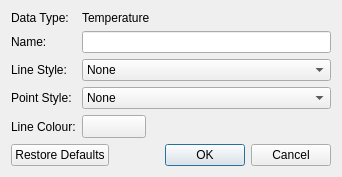
<?xml version="1.0" encoding="UTF-8"?>
<ui version="4.0">
 <class>GraphStyleDialog</class>
 <widget class="QDialog" name="GraphStyleDialog">
  <property name="geometry">
   <rect>
    <x>0</x>
    <y>0</y>
    <width>342</width>
    <height>171</height>
   </rect>
  </property>
  <property name="windowTitle">
   <string>Graph Style</string>
  </property>
  <property name="windowIcon">
   <iconset resource="../resources.qrc">
    <normaloff>:/icons/chart-edit</normaloff>:/icons/chart-edit</iconset>
  </property>
  <layout class="QGridLayout" name="gridLayout">
   <item row="0" column="0">
    <layout class="QFormLayout" name="formLayout">
     <item row="0" column="0">
      <widget class="QLabel" name="label">
       <property name="text">
        <string>Data Type:</string>
       </property>
      </widget>
     </item>
     <item row="0" column="1">
      <widget class="QLabel" name="lblColumnType">
       <property name="text">
        <string>Temperature</string>
       </property>
      </widget>
     </item>
     <item row="1" column="0">
      <widget class="QLabel" name="label_3">
       <property name="text">
        <string>Name:</string>
       </property>
      </widget>
     </item>
     <item row="1" column="1">
      <widget class="QLineEdit" name="leName"/>
     </item>
     <item row="2" column="0">
      <widget class="QLabel" name="label_4">
       <property name="text">
        <string>Line Style:</string>
       </property>
      </widget>
     </item>
     <item row="2" column="1">
      <widget class="QComboBox" name="cbLineStyle">
       <item>
        <property name="text">
         <string>None</string>
        </property>
       </item>
       <item>
        <property name="text">
         <string>Line</string>
        </property>
       </item>
       <item>
        <property name="text">
         <string>Step Left</string>
        </property>
       </item>
       <item>
        <property name="text">
         <string>Step Right</string>
        </property>
       </item>
       <item>
        <property name="text">
         <string>Step Center</string>
        </property>
       </item>
       <item>
        <property name="text">
         <string>Impulse</string>
        </property>
       </item>
      </widget>
     </item>
     <item row="3" column="0">
      <widget class="QLabel" name="label_5">
       <property name="text">
        <string>Point Style:</string>
       </property>
      </widget>
     </item>
     <item row="3" column="1">
      <widget class="QComboBox" name="cbPointStyle">
       <item>
        <property name="text">
         <string>None</string>
        </property>
       </item>
       <item>
        <property name="text">
         <string>Dot</string>
        </property>
       </item>
       <item>
        <property name="text">
         <string>Cross</string>
        </property>
        <property name="icon">
         <iconset resource="../resources.qrc">
          <normaloff>:/icons/scatter_style/ssCross</normaloff>:/icons/scatter_style/ssCross</iconset>
        </property>
       </item>
       <item>
        <property name="text">
         <string>Plus</string>
        </property>
        <property name="icon">
         <iconset resource="../resources.qrc">
          <normaloff>:/icons/scatter_style/ssPlus</normaloff>:/icons/scatter_style/ssPlus</iconset>
        </property>
       </item>
       <item>
        <property name="text">
         <string>Circle</string>
        </property>
        <property name="icon">
         <iconset resource="../resources.qrc">
          <normaloff>:/icons/scatter_style/ssCircle</normaloff>:/icons/scatter_style/ssCircle</iconset>
        </property>
       </item>
       <item>
        <property name="text">
         <string>Disc</string>
        </property>
        <property name="icon">
         <iconset resource="../resources.qrc">
          <normaloff>:/icons/scatter_style/ssDisc</normaloff>:/icons/scatter_style/ssDisc</iconset>
        </property>
       </item>
       <item>
        <property name="text">
         <string>Square</string>
        </property>
        <property name="icon">
         <iconset resource="../resources.qrc">
          <normaloff>:/icons/scatter_style/ssSquare</normaloff>:/icons/scatter_style/ssSquare</iconset>
        </property>
       </item>
       <item>
        <property name="text">
         <string>Diamond</string>
        </property>
        <property name="icon">
         <iconset resource="../resources.qrc">
          <normaloff>:/icons/scatter_style/ssDiamond</normaloff>:/icons/scatter_style/ssDiamond</iconset>
        </property>
       </item>
       <item>
        <property name="text">
         <string>Star</string>
        </property>
        <property name="icon">
         <iconset resource="../resources.qrc">
          <normaloff>:/icons/scatter_style/ssStar</normaloff>:/icons/scatter_style/ssStar</iconset>
        </property>
       </item>
       <item>
        <property name="text">
         <string>Triangle</string>
        </property>
        <property name="icon">
         <iconset resource="../resources.qrc">
          <normaloff>:/icons/scatter_style/ssTriangle</normaloff>:/icons/scatter_style/ssTriangle</iconset>
        </property>
       </item>
       <item>
        <property name="text">
         <string>Triangle (Inverted)</string>
        </property>
        <property name="icon">
         <iconset resource="../resources.qrc">
          <normaloff>:/icons/scatter_style/ssTriangleInverted</normaloff>:/icons/scatter_style/ssTriangleInverted</iconset>
        </property>
       </item>
       <item>
        <property name="text">
         <string>Cross Square</string>
        </property>
        <property name="icon">
         <iconset resource="../resources.qrc">
          <normaloff>:/icons/scatter_style/ssCrossSquare</normaloff>:/icons/scatter_style/ssCrossSquare</iconset>
        </property>
       </item>
       <item>
        <property name="text">
         <string>Plus Square</string>
        </property>
        <property name="icon">
         <iconset resource="../resources.qrc">
          <normaloff>:/icons/scatter_style/ssPlusSquare</normaloff>:/icons/scatter_style/ssPlusSquare</iconset>
        </property>
       </item>
       <item>
        <property name="text">
         <string>Cross Circle</string>
        </property>
        <property name="icon">
         <iconset resource="../resources.qrc">
          <normaloff>:/icons/scatter_style/ssCrossCircle</normaloff>:/icons/scatter_style/ssCrossCircle</iconset>
        </property>
       </item>
       <item>
        <property name="text">
         <string>Plus Circle</string>
        </property>
        <property name="icon">
         <iconset resource="../resources.qrc">
          <normaloff>:/icons/scatter_style/ssPlusCircle</normaloff>:/icons/scatter_style/ssPlusCircle</iconset>
        </property>
       </item>
      </widget>
     </item>
     <item row="4" column="0">
      <widget class="QLabel" name="label_6">
       <property name="text">
        <string>Line Colour:</string>
       </property>
      </widget>
     </item>
     <item row="4" column="1">
      <widget class="QtColorButton" name="clrLineColour">
       <property name="minimumSize">
        <size>
         <width>64</width>
         <height>23</height>
        </size>
       </property>
       <property name="maximumSize">
        <size>
         <width>64</width>
         <height>23</height>
        </size>
       </property>
       <property name="text">
        <string/>
       </property>
      </widget>
     </item>
    </layout>
   </item>
   <item row="1" column="0">
    <widget class="QDialogButtonBox" name="buttonBox">
     <property name="orientation">
      <enum>Qt::Horizontal</enum>
     </property>
     <property name="standardButtons">
      <set>QDialogButtonBox::Cancel|QDialogButtonBox::Ok|QDialogButtonBox::RestoreDefaults</set>
     </property>
    </widget>
   </item>
  </layout>
 </widget>
 <customwidgets>
  <customwidget>
   <class>QtColorButton</class>
   <extends>QToolButton</extends>
   <header>qtcolorbutton/qtcolorbutton.h</header>
  </customwidget>
 </customwidgets>
 <resources>
  <include location="../resources.qrc"/>
 </resources>
 <connections>
  <connection>
   <sender>buttonBox</sender>
   <signal>rejected()</signal>
   <receiver>GraphStyleDialog</receiver>
   <slot>reject()</slot>
   <hints>
    <hint type="sourcelabel">
     <x>316</x>
     <y>260</y>
    </hint>
    <hint type="destinationlabel">
     <x>286</x>
     <y>274</y>
    </hint>
   </hints>
  </connection>
 </connections>
</ui>
